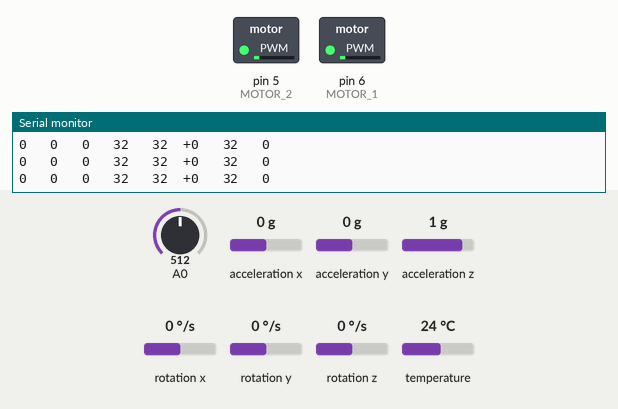
This sketch was run on a simulated Arduino Uno, built with avr-gcc and run on an emulated ATmega328P. Shown: switched loads named in the sketch (green lamp = pin HIGH), the last lines printed to the serial monitor. The test bench sets the inputs (shaded band); at power-on: acceleration y 0 g, A0 = 512, acceleration x 0 g, acceleration z 1 g, rotation x 0 °/s, rotation y 0 °/s, rotation z 0 °/s, temperature 24 °C.

Above: at 1.3 s.
1.4 s: acceleration y set to -1.4 g
At 2.5 s:
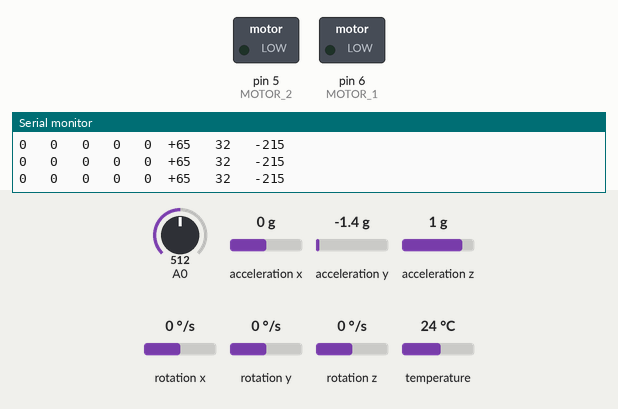
2.9 s: acceleration y set to 0.1 g
At 3.11 s:
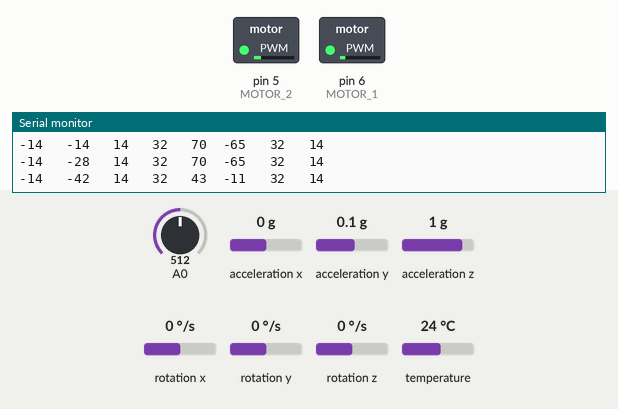
5.9 s: A0 set to 72
At 6.3 s:
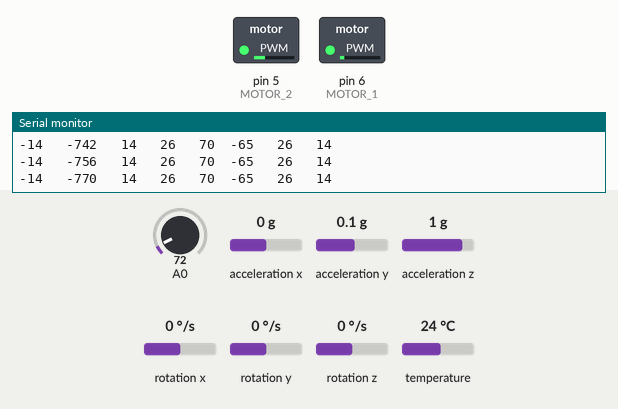
7.4 s: A0 set to 65
At 7.9 s:
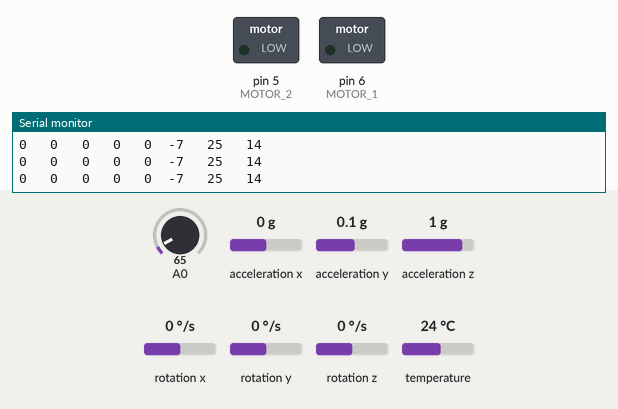
8.9 s: A0 set to 110
At 9.09 s:
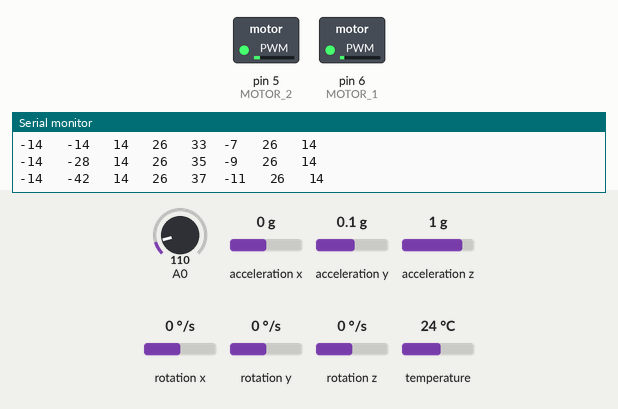
11.9 s: A0 set to 40
At 12.5 s:
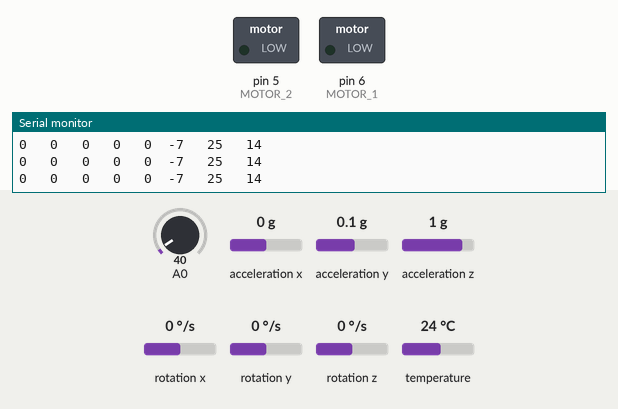
Timing chart, 0 to 14.4 s (numbered marks = the images above; inputs shaded):
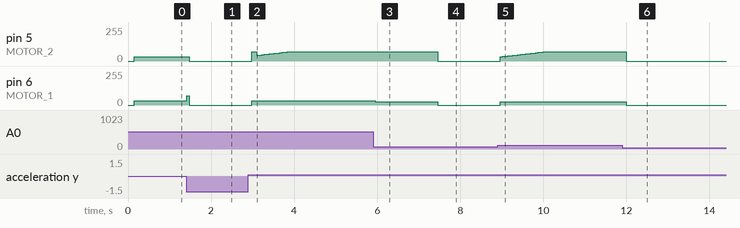

The sketch:

DRONE_4.ino
```cpp
// Basic demo for accelerometer readings from Adafruit MPU6050

#include <Adafruit_MPU6050.h>
#include <Adafruit_Sensor.h>
#include <Wire.h>

Adafruit_MPU6050 mpu;

#define MOTOR_1 6
#define MOTOR_2 5

float Kp = 0.35 ;
float Ki = 0.15  ;
float Kd = 0.7   ;

int P = 0 ;
int D = 0 ;
long I ;

float slope[] = { 99,99,99,99,99,99,99,99,99,99,99,99,99,99,99 } ;

void setup(void) {
  Serial.begin(115200);

  pinMode( MOTOR_1 ,OUTPUT);
  pinMode( MOTOR_2 ,OUTPUT);

  Serial.println("Adafruit MPU6050 test!");

  if (!mpu.begin()) {
    Serial.println("Failed to find MPU6050 chip");
    while (1) {
      delay(10);
    }
  }
  Serial.println("MPU6050 Found!");

  mpu.setAccelerometerRange(MPU6050_RANGE_8_G);
  mpu.setGyroRange(MPU6050_RANGE_1000_DEG);
  mpu.setFilterBandwidth(MPU6050_BAND_94_HZ);


  Serial.println("");
  delay(100);
}

void loop() {

//  int pwm = 10 ;
   int pwm = map(analogRead(A0),0,1023,25,40);
  int y = 0 ;
  for(int i = 0 ; i <= 20 ; i++ )
  {
    sensors_event_t a, g, temp;
    mpu.getEvent(&a, &g, &temp);

  // sensors_event_t a, g, temp;
  // mpu.getEvent(&a, &g, &temp);

    y += a.acceleration.y*15 ;
  }

  y = y/20 ;

  int out  = PiD( y , 0 );
  if ( out >= 50 ) out = 65 ;
  if( out <= -50  ) out = -65;


  int PWM_1 = 0  ;
  int PWM_2 = 0  ;

  if ( out > 0 )
  {
    PWM_1 = out+pwm ;
    PWM_2 = pwm ;

  }
  else
  {
    PWM_1 = pwm ;
    PWM_2 = abs(out)+pwm ;
  }

  if( PWM_1 <= 0 ) PWM_1 = 0 ;

  if( pwm <= 25 || abs(y) > 100 )
  {
    I = 0 ;
    D = 0 ;
    P = 0 ;
    PWM_1 = 0 ;
    PWM_2 = 0 ;
  }
  if( PWM_2 <= 0 ) PWM_2 = 0 ;

  if( PWM_1 >= 70 ) PWM_1 = 70 ;
  if( PWM_2 >= 70 ) PWM_2 = 70 ;


  analogWrite( MOTOR_1 , PWM_1 );
  analogWrite( MOTOR_2 , PWM_2 );

  Serial.print(P);
  Serial.print("   ");
  Serial.print(I);
  Serial.print("   ");
  Serial.print(D);
  Serial.print("   ");
  Serial.print(PWM_1);
  Serial.print("   ");
  Serial.print(PWM_2);
  Serial.print("  ");
  if(out >= 0 ) Serial.print("+");
  Serial.print(out);


  Serial.print("   ");
 Serial.print(pwm);
  Serial.print("   ");
  Serial.println(y);
  delay(10);

}

int PiD( float IN_PUT_1 , int SET_point  )
  {
    // https://automation360blog.wordpress.com/2018/01/01/pid-by-graph/

    P = SET_point - IN_PUT_1 ;
    I += P  ;

    int d   =  SLOPE_D( IN_PUT_1 , 2 );

    D = IN_PUT_1 ;

//    if ( D <= 0.5 && D >= -0.5 )
//      {
//        READY = 1 ;
//      }

    float RE = ( Kp * P ) + ( Ki * I ) + ( Kd * d ) ;
    return RE ;
  }


float SLOPE_D( float i , int j )
  {
    slope[10]= slope[9] ;
    slope[9] = slope[8] ;
    slope[8] = slope[7] ;
    slope[7] = slope[6] ;
    slope[6] = slope[5] ;
    slope[5] = slope[4] ;
    slope[4] = slope[3] ;
    slope[3] = slope[2] ;
    slope[2] = slope[1] ;
    slope[1] = slope[0] ;
    slope[0] = i ;


    if ( slope[j] == 99 )
      {
        return 0 ;
      }
    else
      {
        return  ( slope[j] - i )/j ;
      }
  }
```

Measured:
- the behaviour switches between 69 and 68 on A0 (found by bisection; images 3 and 4)
- after the input at 1.4 s, pin 5 (MOTOR_2): 32/255 → 0/255 after 0.08 s; pin 6 (MOTOR_1): 32/255 → 70/255 at once, → 0/255 0.06 s later
- after the input at 2.9 s, pin 6 (MOTOR_1): 0/255 → 32/255 after 0.08 s
- after the input at 5.9 s, pin 6 (MOTOR_1): 32/255 → 26/255 after 0.05 s
- after the input at 7.4 s, pin 5 (MOTOR_2): 70/255 → 0/255 after 0.06 s; pin 6 (MOTOR_1): 26/255 → 0/255 after 0.06 s
- after the input at 8.9 s, pin 5 (MOTOR_2): moves from 0/255 to 70/255 over 1.1 s, starting after 0.07 s; pin 6 (MOTOR_1): 0/255 → 26/255 after 0.07 s
- after the input at 11.9 s, pin 5 (MOTOR_2): 70/255 → 0/255 after 0.09 s; pin 6 (MOTOR_1): 26/255 → 0/255 after 0.09 s
